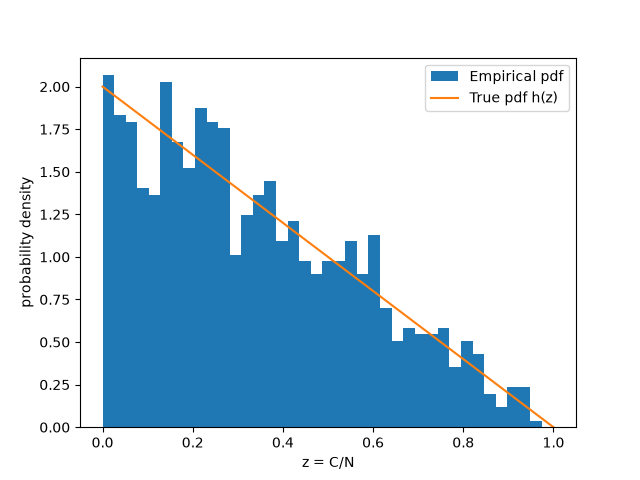

This figure's Python source:
import numpy as np
import matplotlib.pyplot as plt
from tqdm import tqdm

rng = np.random.default_rng(5)

# Sampling
def sample_H(N):
    U = rng.random(N)
    Z = 1 - np.sqrt(1 - U)
    return Z

def sample_C(N, R):
    C = np.ones(R)
    for i in tqdm(range(3, N)):
        U = rng.random(R)
        prob = C / i
        C += (U < prob)
    return C

# Parameters
N_h = 10**5
N = 10**4
R = 10**3

# Plotting
z = np.linspace(0, 1, 500)
h = 2 * (1 - z)
Z = sample_C(N, R) / N

fig, axs = plt.subplots()
axs.hist(Z, bins=np.linspace(0.0, 1.0, 40), density=True, label='Empirical pdf')
axs.plot(z, h, label='True pdf h(z)')

axs.set_xlabel("z = C/N")
axs.set_ylabel("probability density")
axs.legend()
fig.savefig("problem_5.png")

print(f'h(z) empirical mean: {sample_H(N_h).mean()}')
print(f'h(z) theoretical mean: {1/3}\n')

print(f'Empirical mean: {Z.mean()}')
print(f'Theoretical mean: {1/3}')
print(f'Empirical sd/mean: {Z.std() / Z.mean()}')
print(f'Theoretical sd/mean: {1/np.sqrt(2)}')
print(f'Smallest core: {round(Z.min() * N)}')
print(f'Largest core: {round(Z.max() * N)}')

plt.show()
    
